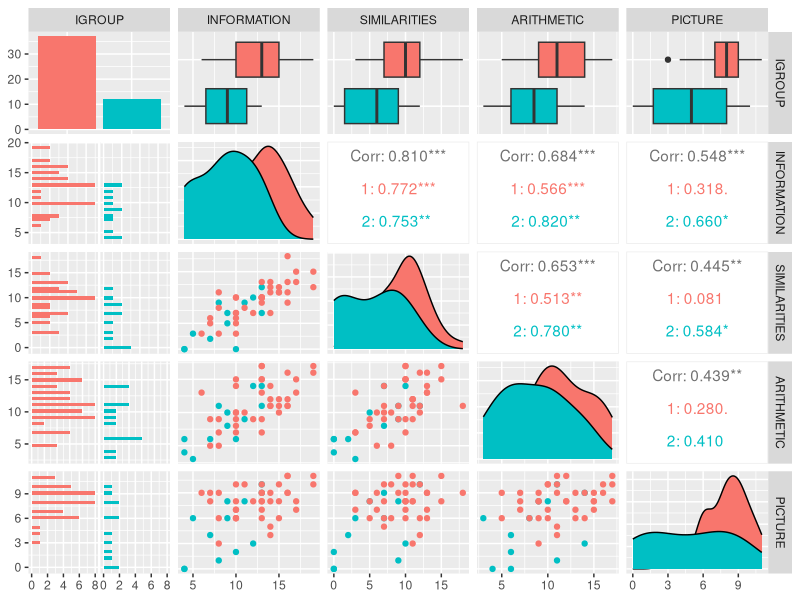
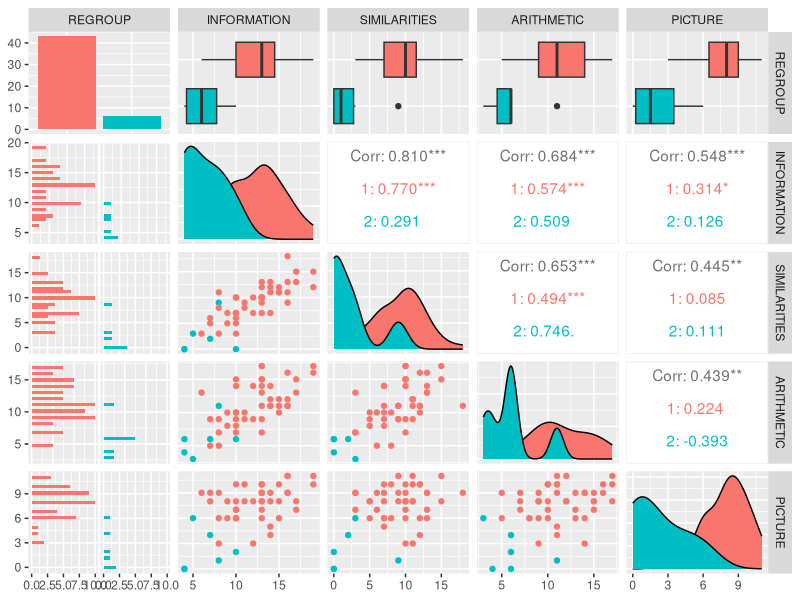
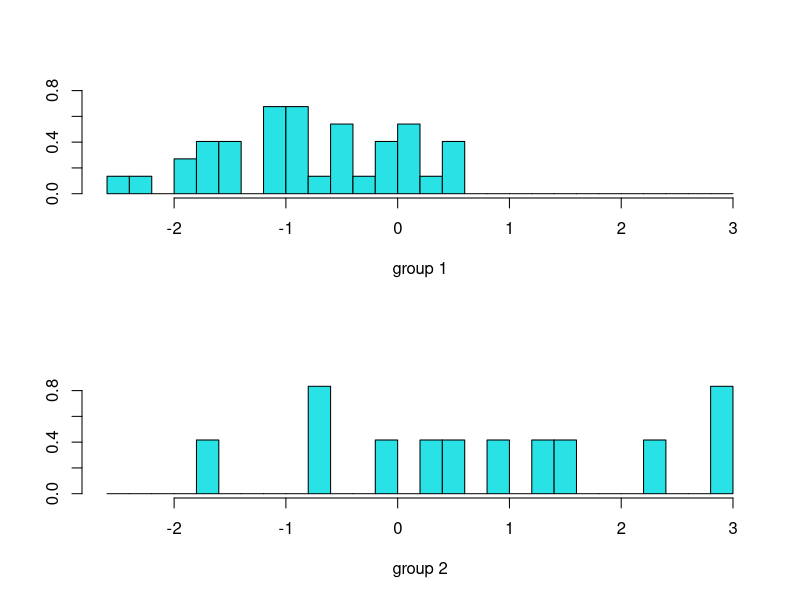

Write the R code that produced these figures, in order.
## ---- chunk 1
knitr::opts_chunk$set(collapse = TRUE)
knitr::opts_knit$set(root.dir = "C:/Users/Duck/myblog/data")
## ---- chunk 2
library(MASS)
wais <- read.csv('WAIS-data-Table22-12.csv')[,-2]
head(wais)
## ---- chunk 3
(ld.wais <- lda(formula = IGROUP~. , data=wais))
apply(ld.wais$means %*% ld.wais$scaling, 2, mean)
## ---- chunk 4
library(tibble)
REGROUP = predict(ld.wais, wais)$class
wais <- add_column(wais, REGROUP, .after='IGROUP')
wais$IGROUP <- as.factor(wais$IGROUP)
head(wais)
## ---- chunk 5
library(GGally)
ggpairs(wais[,-2], aes(colour=IGROUP))
ggpairs(wais[,-1], aes(colour=REGROUP))
table(wais[,1], wais[,2])
## ---- chunk 6
plot(ld.wais)
